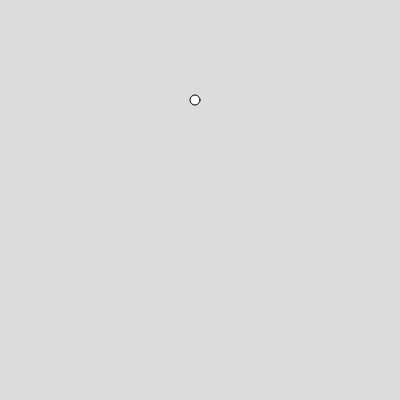
Frame 1 (no input)
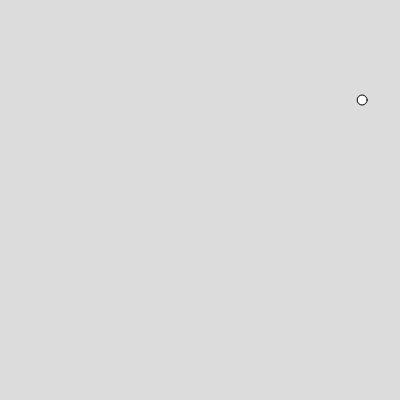
Frame 60 (no input)
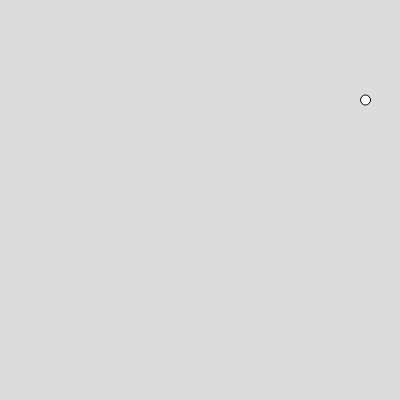
Frame 120 (the mouse pressed at the canvas centre since frame 60)

The p5.js sketch that drew these frames (run headless with seeded random() and noise() and a simulated clock; from frame 60 on, the mouse is pressed at the canvas centre):

// p5.js sketch
// ── sketch.js
/*
  Mit Sinus angetriebene Animationen
*/

let a = 0 // «Winkel» zur Errechnung von Sinus/Cosinus

function setup() {
  createCanvas(400, 400)

}

function draw() {
  let factor = sin(a)

  background(220)

  /* Ein Kreis von links nach rechts */
  let diameter = 10
  let circleX = map(factor, -1, 1, 0, width-diameter)
  ellipse(circleX, 100, diameter)

  // Den «Winkel» erhöhen
  const increment = TAU/360
  a += increment
}
